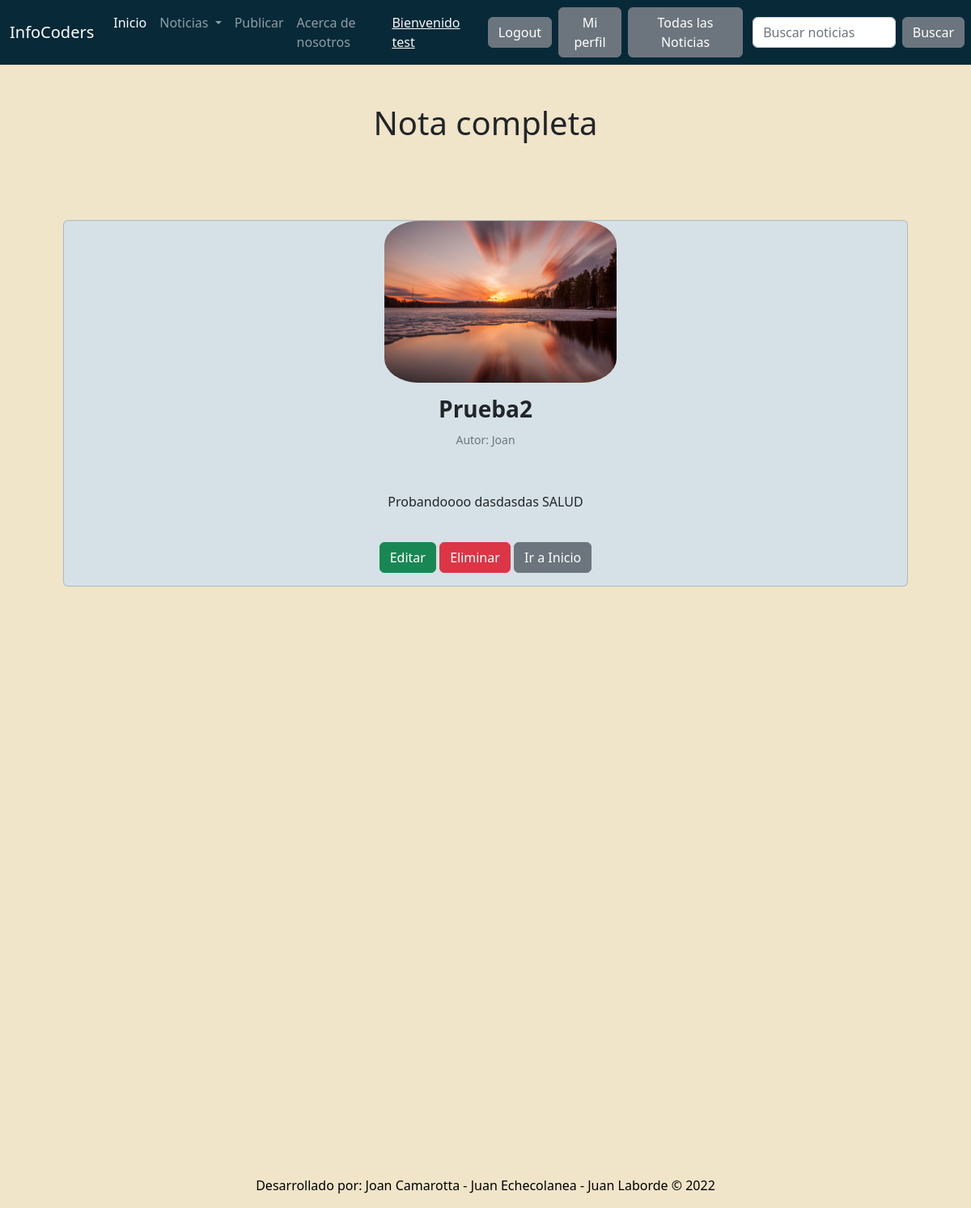
/noticias/leer-noticia/10/ (signed in), run on the app's committed database.
### blog/models.py (models this page shows, shortened)
class Note(models.Model):
    title = models.CharField(max_length=100, blank=True, null=True)
    subtitle = models.CharField(max_length=100)
    author = models.CharField(max_length=50)
    publish_date = models.DateField(default=now)
    text = models.TextField(blank=True)
    category = models.ForeignKey('Categoria', on_delete=models.CASCADE, related_name='blog')
    image = models.ImageField(upload_to='note_image', blank = True, null = True)
    is_active = models.BooleanField(default=True, blank = True)
    class Meta:
        verbose_name = 'Nota'
        verbose_name_plural = 'Notas'

### blog/views.py (the view)
# urls.py: path('leer-noticia/<int:pk>/', Detail_post.as_view(), name = 'detail_post'),
class Detail_post(DetailView):
    model = Note
    template_name = 'detail_post.html'

### templates/detail_post.html (shortened to what this page needs)
{% extends 'base.html' %}
{% block content %}
<h1
class="fw-bopld text-center py-5">
Nota completa
</h1>
<div class="container px-8 px-lg-5 mt-5">
        <div class="col mb-5">
            <div class="card h-120" style="background-color:#d5e1e6">
                {% if object.image %}
                <img src="{{note.image.url}}"style= "border-radius: 15%; border: 5px; width: 287px; height: 200px; position: relative; left: 38%;"/>
                {% endif %}
                <div class="card-body p-6">
                    <div class="text-center py-9">
                        <h3 class="fw-bolder">{{object.title}}<br></h3>
                        <p class="card-text"><small class="text-muted">Autor: {{object.author}}</small></p>
                <br>
            <p><h6 class="card-text">{{object.text}}</h6></p>
            <br>
            {% if request.user.is_authenticated %}
            <a href="/noticias/editar-noticia/{{note.id}}/" class="btn btn-success">Editar</a>
            <a href="/noticias/borrar-noticia/{{note.id}}/" class="btn btn-danger">Eliminar</a>
            {% endif %}
            <a href="/index/" class="btn btn-secondary">Ir a Inicio</a>
        </div>
    </div>
</div>
{% endblock %}

### templates/base.html (shortened to what this page needs)
<!doctype html>
<html lang="en">
  <head>
    <link href="https://cdn.jsdelivr.net/npm/bootstrap@5.2.0-beta1/dist/css/bootstrap.min.css" rel="stylesheet">
  </head>
  <body>
    {% load static %}
    <nav class="navbar navbar-expand-lg navbar-dark" style="background-color: #072938;">
        <div class="container-fluid">
          <a class="navbar-brand">InfoCoders</a>
          <div class="collapse navbar-collapse" id="navbarSupportedContent">
            <ul class="navbar-nav me-auto mb-2 mb-lg-0">
              <li class="nav-item">
                <a class="nav-link active" aria-current="page" href="/index/">Inicio</a>
              <li class="nav-item dropdown">
                <a class="nav-link dropdown-toggle" href="#" id="navbarDropdown" role="button" data-bs-toggle="dropdown" aria-expanded="false">
                  Noticias
                </a>
                {% if request.user.is_authenticated %}
                <li class="nav-item">
                  <a class="nav-link" href="/noticias/crear-nota/">Publicar</a>
                </li>
                {% endif %}
                  <li class="nav-item">
                    <a class="nav-link" href="/sobre-nosotros/">Acerca de nosotros</a>
                  </li>
                </div>
                  <ul class="navbar-nav me-auto mb-2 mb-lg-0">
                  <div class="collapse navbar-collapse" id="navbarSupportedContent">
                        {% if request.user.is_authenticated %}
                        <li class="nav-item">
                          <a class="text-light" style="margin-right: 1rem;">
                          <h7>Bienvenido {{request.user.username}} </h7></a>
                        </li>
                        <li class="nav-item">
                            <a class="btn btn-secondary me-2" href="/cuenta/cerrar-sesion/">Logout</a>
                        </li>
                        <li class="nav-item">
                          <a class="btn btn-secondary me-2" href="/cuenta/perfil/">Mi perfil</a>
                      </li>
                        <li class="nav-item">
                          <a class="btn btn-secondary" href="/noticias/todas-las-noticias/">Todas las Noticias</a>
                      </li>
                        {% endif %}
                      </ul>
          </div>
    <form class="d-flex" role="search" action="/noticias/buscar/" metod= "GET">
    <input class="form-control me-2" type = "text" placeholder = "Buscar noticias" name = 'search' aria-label = "Search">
    <button class="btn btn-secondary me-2" type="submit">Buscar</button>
  </form>
      </nav>
      {% block content %}
      {% endblock %}
    </div>
  </body>
  <footer>
    <br>
    <br>
    <br>
    <br>
    <br>
    <br>
    <br>
    <br>
    <br>
    <br>
    <br>
    <br>
    <br>
    <br>
    <br>
    <br>
    <br>
    <br>
    <br>
    <br>
    <br>
    <br>
    <br>
    <br>
    <br>
    <br>
    <br>
    <br>
    <div class="sticky-xxl-bottom m-2 text-center text-black">
      <p>Desarrollado por: Joan Camarotta - Juan Echecolanea - Juan Laborde &copy 2022</p>
      </div>
  </footer>
</html>

### templates/base.html (style rules this page uses)
body { background-color: #f0e4c9; margin: 0; }

### data on the page
Note: image (picture), title "Prueba2", author "Joan", text "Probandoooo dasdasdas SALUD"

### other printed values
{{ request.user.username }} "test"
